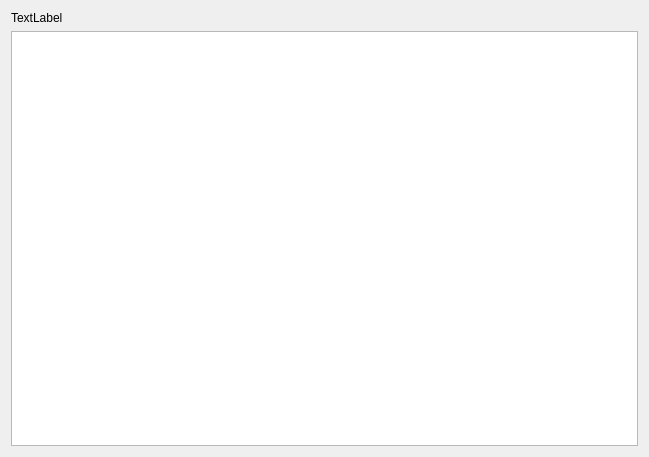
<?xml version="1.0" encoding="UTF-8"?>
<ui version="4.0">
 <class>owner_km</class>
 <widget class="QDialog" name="owner_km">
  <property name="geometry">
   <rect>
    <x>0</x>
    <y>0</y>
    <width>649</width>
    <height>457</height>
   </rect>
  </property>
  <property name="windowTitle">
   <string>Dialog</string>
  </property>
  <layout class="QVBoxLayout" name="verticalLayout">
   <item>
    <widget class="QLabel" name="label">
     <property name="text">
      <string>TextLabel</string>
     </property>
    </widget>
   </item>
   <item>
    <widget class="QTableView" name="tableView"/>
   </item>
  </layout>
 </widget>
 <resources/>
 <connections/>
</ui>
